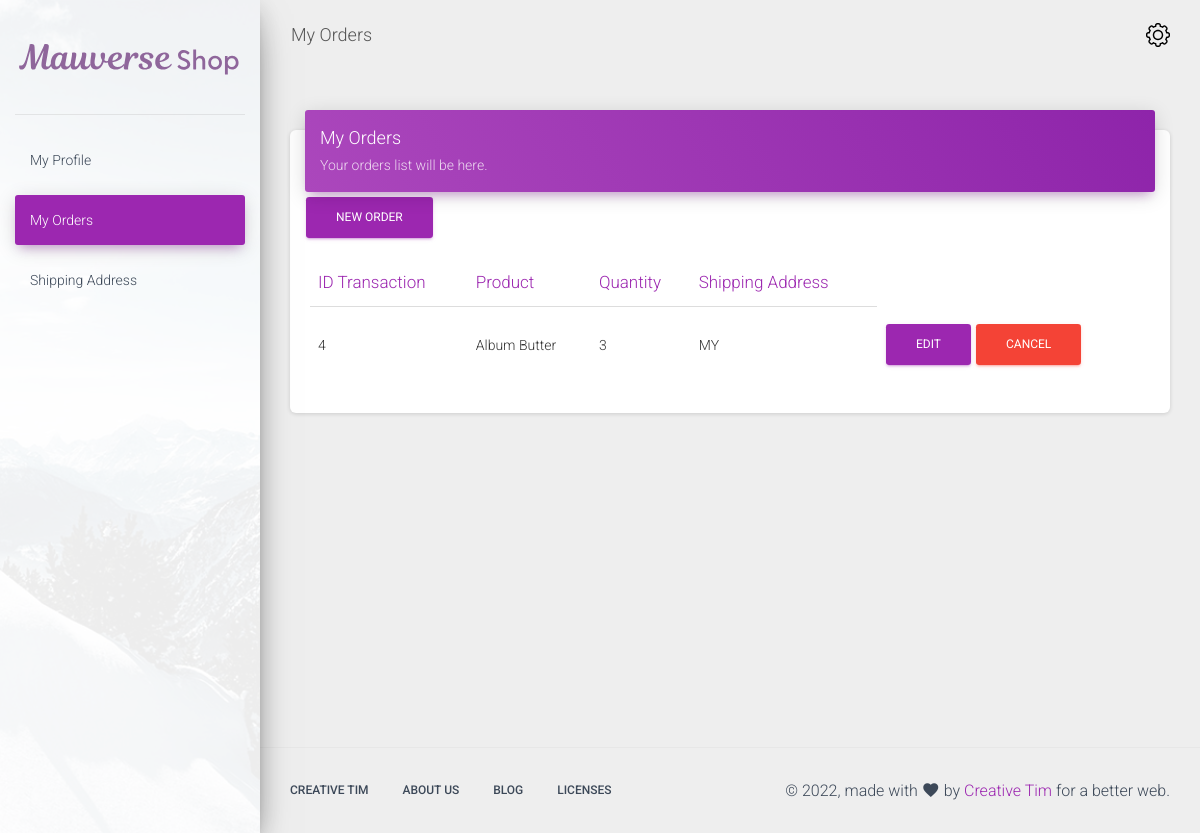
Page /myorders.php (signed in) on the earlier database version.
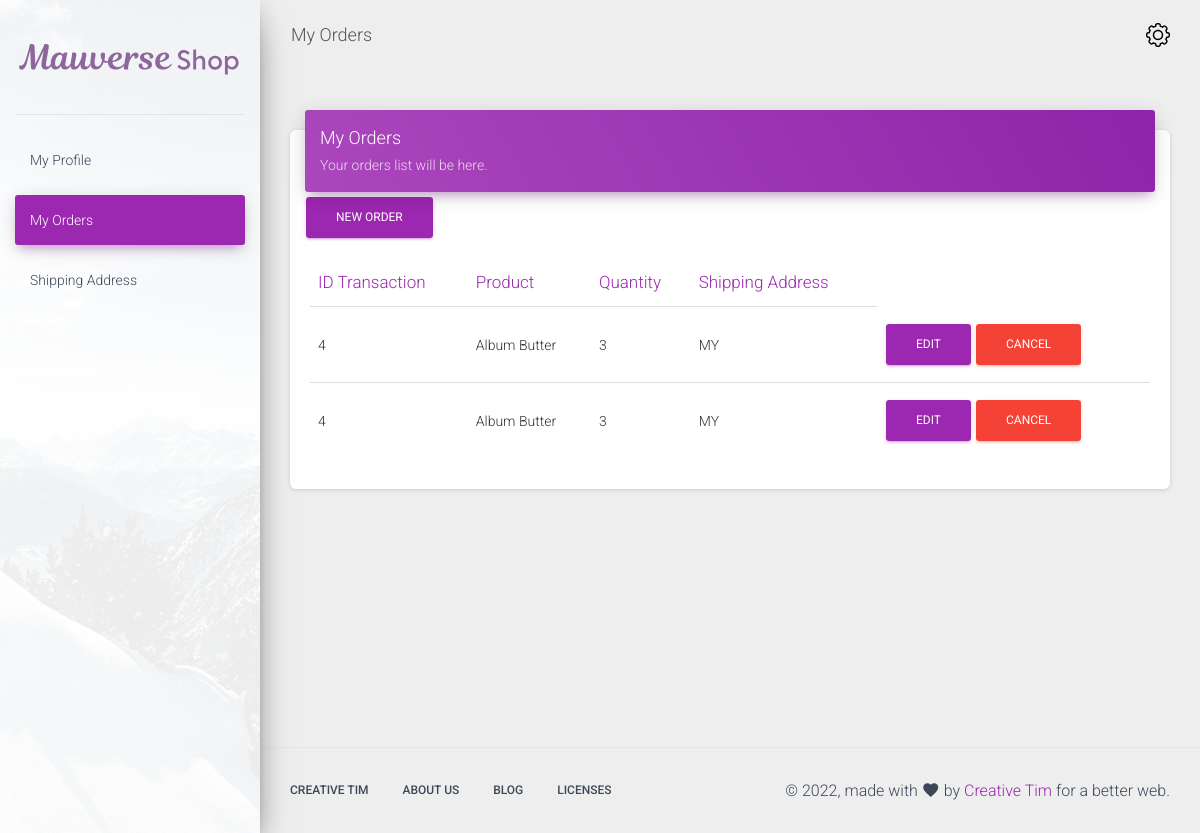
Same page on the later database version.
### tables this page shows
CREATE TABLE IF NOT EXISTS `orders` (
  `idtrx` varchar(50) DEFAULT NULL,
  `product` varchar(50) DEFAULT NULL,
  `qty` varchar(50) DEFAULT NULL,
  `address` varchar(50) DEFAULT NULL
);

### myorders.php (the view, shortened to what this page needs)
<?php
    include 'session.php';
    $query = "SELECT * FROM orders";
    $result = mysqli_query($koneksi, $query)
?>
<!DOCTYPE html>
<html lang="en">
<head>
  <link rel="stylesheet" href="../../../maxcdn.bootstrapcdn.com/font-awesome/latest/css/font-awesome.min.css">
  <link href="css/setting.css" rel="stylesheet"/>
  <link href="css/setting2.css" rel="stylesheet"/>
  <link href="css/demo.css" rel="stylesheet" />
</head>
<body class="">
  <div class="wrapper ">
    <div class="sidebar" data-color="purple" data-background-color="white" data-image="../assets/img/sidebar-1.jpg">
      <div class="logo">
          <a href="home.php" class="simple-text logo-normal">
          <img src="image/logo.svg" alt="logo" class="logoimage" width="250px" height="75px">
          </a>
      </div>
      <div class="sidebar-wrapper">
        <ul class="nav">
          <li class="nav-item ">
            <a class="nav-link" href="user.php">
              <p>My Profile</p>
            </a>
          </li>
          <li class="nav-item active">
            <a class="nav-link" href="myorders.php">
              <p>My Orders</p>
            </a>
          </li>
          <li class="nav-item ">
            <a class="nav-link" href="address.php">
              <p>Shipping Address</p>
            </a>
          </li>
        </ul>
      </div>
    </div>
    <div class="main-panel">
      <nav class="navbar navbar-expand-lg navbar-transparent navbar-absolute fixed-top ">
        <div class="container-fluid">
          <div class="navbar-wrapper">
            <a class="navbar-brand" href="javascript:;">My Orders</a>
          </div>
          <div class="collapse navbar-collapse justify-content-end">
            <ul class="navbar-nav">
              <li class="nav-item dropdown">
                <a class="nav-link" href="javascript:;" id="navbarDropdownProfile" data-toggle="dropdown" aria-haspopup="true" aria-expanded="false">
                  <img width="24px" height="24px"/>
                </a>
              </li>
            </ul>
          </div>
        </div>
      </nav>
      <div class="content">
        <div class="container-fluid">
          <div class="row">
            <div class="col-md-12">
              <div class="card">
                <div class="card-header card-header-primary">
                  <h4 class="card-title ">My Orders</h4>
                  <p class="card-category"> Your orders list will be here.</p>
                </div>
                <div class="container">
                     <a class="btn btn-primary me-3" href="order2.php" role="button">New Order</a>
                </div>
                <div class="card-body">
                  <div class="table-responsive">
                    <table class="table">
                      <thead class=" text-primary">
                      <tr>
                        <th scope="col">ID Transaction</th>
                        <th scope="col">Product</th>
                        <th scope="col">Quantity</th>
                        <th scope="col">Shipping Address</th>
                      </tr>
                      </thead>
                      <tbody>
                            <?php
                                while ($row = mysqli_fetch_assoc($result)) { ?>
                                <tr>
                                    <td><?php echo $row['idtrx']?></td>
                                    <td><?php echo $row['product']?></td>
                                    <td><?php echo $row['qty']?></td>
                                    <td><?php echo $row['address']?></td>
                                    <td>
                                        <a class="btn btn-primary me-3" href="edit_orders.php?idtrx=<?php echo $row['idtrx']; ?>" role="button">Edit</a>
                                        <a class="btn btn-danger" href="delete_order.php?idtrx=<?php echo $row['idtrx'];?>" role="button">Cancel</a>
                                    </td>
                                </tr>
                            <?php } ?>
                      </tbody>
                    </table>
                  </div>
                </div>
              </div>
            </div>
          </div>
        </div>
      </div>
      <footer class="footer">
        <div class="container-fluid">
          <nav class="float-left">
            <ul>
              <li>
                <a href="https://www.creative-tim.com/">
                  Creative Tim
                </a>
              </li>
              <li>
                <a href="https://creative-tim.com/presentation">
                  About Us
                </a>
              </li>
              <li>
                <a href="http://blog.creative-tim.com/">
                  Blog
                </a>
              </li>
              <li>
                <a href="https://www.creative-tim.com/license">
                  Licenses
                </a>
              </li>
            </ul>
          </nav>
          <div class="copyright float-right">
            &copy;
            , made with <i class="material-icons">favorite</i> by
            <a href="https://www.creative-tim.com/" target="_blank">Creative Tim</a> for a better web.
          </div>
        </div>
      </footer>
    </div>
  </div>
</body>
</html>

Differences in the rows shown:
added orders: idtrx "4", product "Album Butter", qty "3", address "MY"
